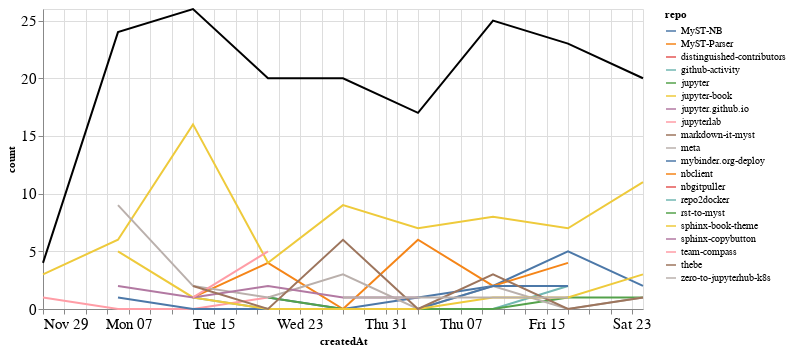

The cell this chart's notebook holds for it:
### Markdown cell above
### Comments

### Code cell
comments_time = comments.groupby('repo').resample('W', on='createdAt').count()['author'].reset_index()
comments_time = comments_time.rename(columns={'author': 'count'})
comments_time_total = comments_time.groupby('createdAt').agg({"count": "sum"}).reset_index()
ch1 = alt.Chart(comments_time, width=600).mark_line().encode(
    x='createdAt',
    y='count',
    color='repo',
    tooltip="repo"
)

ch2 = alt.Chart(comments_time_total, width=600).mark_line(color="black").encode(
    x='createdAt',
    y='count',
)

ch1 + ch2

### Figure 1 — Vega-Lite specification as saved in the notebook (floating-point values rounded to 4 significant figures)
{"config": {"axisLeft": {"labelFontSize": 15}, "axisBottom": {"labelFontSize": 15}}, "layer": [{"data": {"name": "data-c59646f281da4b04b2672147dd2cdabb"}, "mark": "line", "encoding": {"color": {"type": "nominal", "field": "repo"}, "tooltip": {"type": "nominal", "field": "repo"}, "x": {"type": "temporal", "field": "createdAt"}, "y": {"type": "quantitative", "field": "count"}}, "width": 600}, {"data": {"name": "data-4fc1a19046a08553d22d20c50a138524"}, "mark": {"type": "line", "color": "black"}, "encoding": {"x": {"type": "temporal", "field": "createdAt"}, "y": {"type": "quantitative", "field": "count"}}, "width": 600}], "$schema": "https://vega.github.io/schema/vega-lite/v4.8.1.json", "datasets": {"data-c59646f281da4b04b2672147dd2cdabb": [{"repo": "MyST-NB", "createdAt": "2020-12-20T00:00:00", "count": 1}, {"repo": "MyST-NB", "createdAt": "2020-12-27T00:00:00", "count": 0}, {"repo": "MyST-NB", "createdAt": "2021-01-03T00:00:00", "count": 1}, {"repo": "MyST-NB", "createdAt": "2021-01-10T00:00:00", "count": 2}, {"repo": "MyST-NB", "createdAt": "2021-01-17T00:00:00", "count": 5}, {"repo": "MyST-NB", "createdAt": "2021-01-24T00:00:00", "count": 2}, {"repo": "MyST-Parser", "createdAt": "2020-12-13T00:00:00", "count": 1}, {"repo": "MyST-Parser", "createdAt": "2020-12-20T00:00:00", "count": 4}, {"repo": "MyST-Parser", "createdAt": "2020-12-27T00:00:00", "count": 0}, {"repo": "MyST-Parser", "createdAt": "2021-01-03T00:00:00", "count": 6}, {"repo": "MyST-Parser", "createdAt": "2021-01-10T00:00:00", "count": 2}, {"repo": "MyST-Parser", "createdAt": "2021-01-17T00:00:00", "count": 4}, {"repo": "distinguished-contributors", "createdAt": "2020-12-20T00:00:00", "count": 1}, {"repo": "github-activity", "createdAt": "2020-12-13T00:00:00", "count": 1}, {"repo": "github-activity", "createdAt": "2020-12-20T00:00:00", "count": 0}, {"repo": "github-activity", "createdAt": "2020-12-27T00:00:00", "count": 0}, {"repo": "github-activity", "createdAt": "2021-01-03T00:00:00", "count": 0}, {"repo": "github-activity", "createdAt": "2021-01-10T00:00:00", "count": 0}, {"repo": "github-activity", "createdAt": "2021-01-17T00:00:00", "count": 2}, {"repo": "jupyter", "createdAt": "2020-12-20T00:00:00", "count": 1}, {"repo": "jupyter", "createdAt": "2020-12-27T00:00:00", "count": 0}, {"repo": "jupyter", "createdAt": "2021-01-03T00:00:00", "count": 0}, {"repo": "jupyter", "createdAt": "2021-01-10T00:00:00", "count": 0}, {"repo": "jupyter", "createdAt": "2021-01-17T00:00:00", "count": 1}, {"repo": "jupyter", "createdAt": "2021-01-24T00:00:00", "count": 1}, {"repo": "jupyter-book", "createdAt": "2020-11-29T00:00:00", "count": 3}, {"repo": "jupyter-book", "createdAt": "2020-12-06T00:00:00", "count": 6}, {"repo": "jupyter-book", "createdAt": "2020-12-13T00:00:00", "count": 16}, {"repo": "jupyter-book", "createdAt": "2020-12-20T00:00:00", "count": 4}, {"repo": "jupyter-book", "createdAt": "2020-12-27T00:00:00", "count": 9}, {"repo": "jupyter-book", "createdAt": "2021-01-03T00:00:00", "count": 7}, {"repo": "jupyter-book", "createdAt": "2021-01-10T00:00:00", "count": 8}, {"repo": "jupyter-book", "createdAt": "2021-01-17T00:00:00", "count": 7}, {"repo": "jupyter-book", "createdAt": "2021-01-24T00:00:00", "count": 11}, {"repo": "jupyter.github.io", "createdAt": "2021-01-10T00:00:00", "count": 2}, {"repo": "jupyterlab", "createdAt": "2020-11-29T00:00:00", "count": 1}, {"repo": "jupyterlab", "createdAt": "2020-12-06T00:00:00", "count": 0}, {"repo": "jupyterlab", "createdAt": "2020-12-13T00:00:00", "count": 0}, {"repo": "jupyterlab", "createdAt": "2020-12-20T00:00:00", "count": 1}, {"repo": "markdown-it-myst", "createdAt": "2020-12-06T00:00:00", "count": 1}, {"repo": "meta", "createdAt": "2020-12-06T00:00:00", "count": 9}, {"repo": "meta", "createdAt": "2020-12-13T00:00:00", "count": 2}, {"repo": "meta", "createdAt": "2020-12-20T00:00:00", "count": 1}, {"repo": "meta", "createdAt": "2020-12-27T00:00:00", "count": 3}, {"repo": "meta", "createdAt": "2021-01-03T00:00:00", "count": 0}, {"repo": "meta", "createdAt": "2021-01-10T00:00:00", "count": 2}, {"repo": "meta", "createdAt": "2021-01-17T00:00:00", "count": 0}, {"repo": "meta", "createdAt": "2021-01-24T00:00:00", "count": 1}, {"repo": "mybinder.org-deploy", "createdAt": "2020-12-06T00:00:00", "count": 1}, {"repo": "mybinder.org-deploy", "createdAt": "2020-12-13T00:00:00", "count": 0}, {"repo": "mybinder.org-deploy", "createdAt": "2020-12-20T00:00:00", "count": 0}, {"repo": "mybinder.org-deploy", "createdAt": "2020-12-27T00:00:00", "count": 0}, {"repo": "mybinder.org-deploy", "createdAt": "2021-01-03T00:00:00", "count": 0}, {"repo": "mybinder.org-deploy", "createdAt": "2021-01-10T00:00:00", "count": 2}, {"repo": "mybinder.org-deploy", "createdAt": "2021-01-17T00:00:00", "count": 2}, {"repo": "nbclient", "createdAt": "2020-12-13T00:00:00", "count": 1}, {"repo": "nbgitpuller", "createdAt": "2021-01-10T00:00:00", "count": 2}, {"repo": "repo2docker", "createdAt": "2021-01-24T00:00:00", "count": 1}, {"repo": "rst-to-myst", "createdAt": "2021-01-03T00:00:00", "count": 1}, {"repo": "sphinx-book-theme", "createdAt": "2020-12-06T00:00:00", "count": 5}, {"repo": "sphinx-book-theme", "createdAt": "2020-12-13T00:00:00", "count": 1}, {"repo": "sphinx-book-theme", "createdAt": "2020-12-20T00:00:00", "count": 0}, {"repo": "sphinx-book-theme", "createdAt": "2020-12-27T00:00:00", "count": 0}, {"repo": "sphinx-book-theme", "createdAt": "2021-01-03T00:00:00", "count": 0}, {"repo": "sphinx-book-theme", "createdAt": "2021-01-10T00:00:00", "count": 1}, {"repo": "sphinx-book-theme", "createdAt": "2021-01-17T00:00:00", "count": 1}, {"repo": "sphinx-book-theme", "createdAt": "2021-01-24T00:00:00", "count": 3}, {"repo": "sphinx-copybutton", "createdAt": "2020-12-06T00:00:00", "count": 2}, {"repo": "sphinx-copybutton", "createdAt": "2020-12-13T00:00:00", "count": 1}, {"repo": "sphinx-copybutton", "createdAt": "2020-12-20T00:00:00", "count": 2}, {"repo": "sphinx-copybutton", "createdAt": "2020-12-27T00:00:00", "count": 1}, {"repo": "sphinx-copybutton", "createdAt": "2021-01-03T00:00:00", "count": 1}, {"repo": "team-compass", "createdAt": "2020-12-13T00:00:00", "count": 1}, {"repo": "team-compass", "createdAt": "2020-12-20T00:00:00", "count": 5}, {"repo": "thebe", "createdAt": "2020-12-13T00:00:00", "count": 2}, {"repo": "thebe", "createdAt": "2020-12-20T00:00:00", "count": 0}, {"repo": "thebe", "createdAt": "2020-12-27T00:00:00", "count": 6}, {"repo": "thebe", "createdAt": "2021-01-03T00:00:00", "count": 0}, {"repo": "thebe", "createdAt": "2021-01-10T00:00:00", "count": 3}, {"repo": "thebe", "createdAt": "2021-01-17T00:00:00", "count": 0}, {"repo": "thebe", "createdAt": "2021-01-24T00:00:00", "count": 1}, {"repo": "zero-to-jupyterhub-k8s", "createdAt": "2020-12-27T00:00:00", "count": 1}, {"repo": "zero-to-jupyterhub-k8s", "createdAt": "2021-01-03T00:00:00", "count": 1}, {"repo": "zero-to-jupyterhub-k8s", "createdAt": "2021-01-10T00:00:00", "count": 1}, {"repo": "zero-to-jupyterhub-k8s", "createdAt": "2021-01-17T00:00:00", "count": 1}], "data-4fc1a19046a08553d22d20c50a138524": [{"createdAt": "2020-11-29T00:00:00", "count": 4}, {"createdAt": "2020-12-06T00:00:00", "count": 24}, {"createdAt": "2020-12-13T00:00:00", "count": 26}, {"createdAt": "2020-12-20T00:00:00", "count": 20}, {"createdAt": "2020-12-27T00:00:00", "count": 20}, {"createdAt": "2021-01-03T00:00:00", "count": 17}, {"createdAt": "2021-01-10T00:00:00", "count": 25}, {"createdAt": "2021-01-17T00:00:00", "count": 23}, {"createdAt": "2021-01-24T00:00:00", "count": 20}]}}
